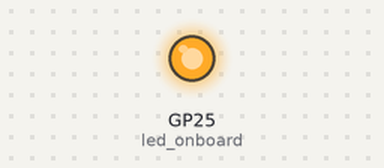
Recording of a program running on a simulated Raspberry Pi Pico running MicroPython. On the bench: output pins drawn as LEDs (lit = HIGH). WiFi joins after 1.5 s; no MQTT or app messages arrive unless stated; what the program prints to the serial console is not drawn.

Above: at 0.01 s.
At 1.31 s:
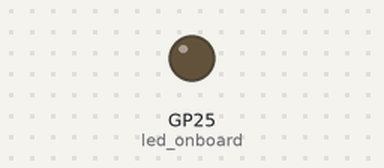
Timing chart, 0 to 2.9 s (numbered marks = the images above):
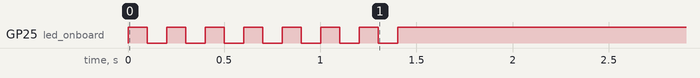

The program:

10_RP_WiFi_Mqtt_sub.py
```python
import time
import network
from mqtt import MQTTClient
import machine


led_onboard = machine.Pin('LED', machine.Pin.OUT)

ssid = "DDTSW_Classroom_1"
password = "11111111"

broker = "192.168.1.211"
PORT=1883
CLIENT_ID="RP_Pico"
PUB_TOPIC="/pc"
cnt = 0

def wifi_disconnect():
    wlan = network.WLAN(network.STA_IF)
    if wlan.isconnected():
        print("Disconnecting from network...")
        wlan.disconnect()
        while wlan.isconnected():
            led_onboard.toggle()
            time.sleep_ms(100)
        print("Disconnected from network")
        led_onboard.value(0)

def wifi_connect():
    wlan = network.WLAN(network.STA_IF)
    wlan.active(True)

    if not wlan.isconnected():
        print("Connecting to network...")
        wlan.connect(ssid, password)

        while not wlan.isconnected():
            led_onboard.toggle()
            time.sleep_ms(100)

        print(f"Connected to {ssid} successfully!")
        print('Network Config :', wlan.ifconfig())
        led_onboard.value(1)
        return True
    else:
        print("Already connected to network:", wlan.ifconfig())
        return True


if __name__=="__main__":
    wifi_disconnect()
    if wifi_connect():
        client = MQTTClient(CLIENT_ID, broker, PORT)
        client.connect()

        while True:
            cnt = cnt+1
            client.publish(PUB_TOPIC, f"Hello pc : {cnt}")
            time.sleep(1.0)
```
